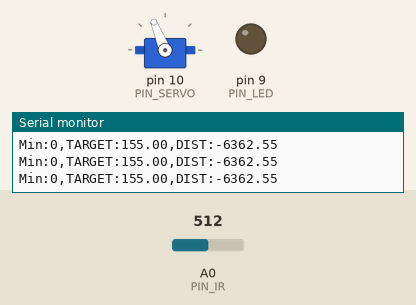
Simulated run of this sketch. Board: Arduino Uno, built with avr-gcc and run on an emulated ATmega328P. Parts: servo, output pins drawn as LEDs (lit = HIGH), the last lines printed to the serial monitor. The test bench sets the inputs (shaded band); at power-on: A0 (PIN_IR) = 512.

Above: at 1.2 s.
1.3 s: A0 (PIN_IR) set to 144
2.8 s: A0 (PIN_IR) set to 121
At 3.9 s:
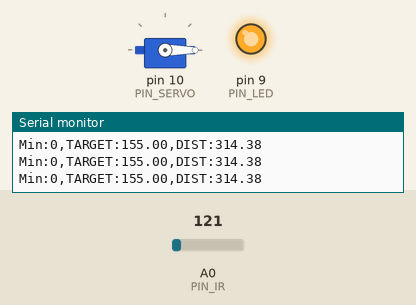
5.0 s: A0 (PIN_IR) set to 165
At 5.15 s:
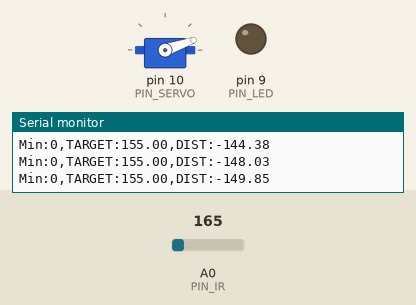
7.1 s: A0 (PIN_IR) set to 122
At 7.27 s:
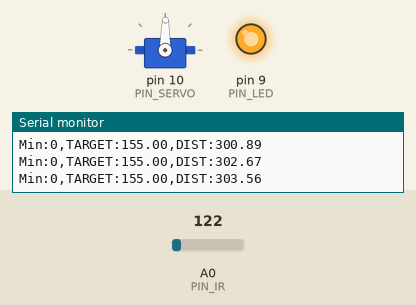
Timing chart, 0 to 10.1 s (numbered marks = the images above; inputs shaded):
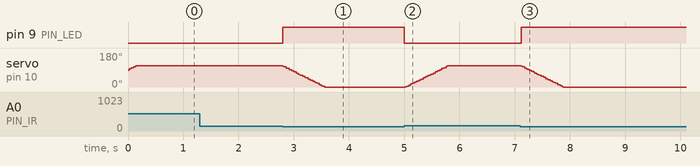

Measured:
- the behaviour switches between 137 and 136 on A0 (PIN_IR) (found by bisection; images 0 and 1)
- after the input at 2.8 s, pin 9 (PIN_LED): LOW → HIGH at once; servo on pin 10 (PIN_SERVO): moves from 112° to 0° over 0.76 s, starting at once
- after the input at 5.0 s, pin 9 (PIN_LED): HIGH → LOW at once; servo on pin 10 (PIN_SERVO): moves from 0° to 112° over 0.76 s, starting at once
- after the input at 7.1 s, pin 9 (PIN_LED): LOW → HIGH at once; servo on pin 10 (PIN_SERVO): moves from 112° to 0° over 0.76 s, starting at once

The sketch:

22_servo_range_adj.ino
```cpp
#include <Servo.h>

// Arduino pin assignment
#define PIN_LED 9
#define PIN_SERVO 10
#define PIN_IR A0
#define PIN_VAR A3

// Event interval parameters
#define _INTERVAL_DIST    20 // distance sensor interval (unit: ms)
#define _INTERVAL_SERVO   20 // servo interval (unit: ms)
#define _INTERVAL_SERIAL  20 // serial interval (unit: ms)

// EMA filter configuration for the IR distance sensor
#define _EMA_ALPHA 0.5      // EMA weight (range: 0 to 1)
                          // Setting _EMA_ALPHA to 0 effectively disables EMA filter.

// Servo adjustment
#define _DUTY_MAX 1700  // Servo angle: D degree
#define _DUTY_NEU 1500  // Servo angle: 0 degree
#define _DUTY_MIN 500   // Servo angle: E degree
#define _SERVO_ANGLE_DIFF 200 // Replace with |D - E| degree
#define _SERVO_SPEED 1000 // servo speed limit (unit: degree/second)

#define _BANGBANG_RANGE 30

// global variables
float dist_filtered, dist_ema, dist_target; // unit: mm

Servo myservo;

int duty_change_per_interval; // maximum duty difference per interval
int duty_target;    // Target duty
int duty_curr;      // Current duty

unsigned long last_sampling_time_dist;   // unit: msec
unsigned long last_sampling_time_servo;  // unit: msec
unsigned long last_sampling_time_serial; // unit: msec

bool event_dist, event_servo, event_serial; // event triggered?

void setup() {
  // initialize GPIO pins
  pinMode(PIN_LED,OUTPUT);
  myservo.attach(PIN_SERVO);
  duty_target = duty_curr = _DUTY_NEU;

  // convert angular speed into duty change per interval.
  duty_change_per_interval =
    (_DUTY_MAX - _DUTY_MIN) * (_SERVO_SPEED / (float) _SERVO_ANGLE_DIFF) * (_INTERVAL_SERVO / 1000.0);

  // initialize serial port
  Serial.begin(1000000);

  // Set a target distance
  dist_target = 155; // 15.5 cm, the center of the rail
}

void loop() {
  unsigned long time_curr = millis();

  // wait until next event time
  if (time_curr >= (last_sampling_time_dist + _INTERVAL_DIST)) {
        last_sampling_time_dist += _INTERVAL_DIST;
        event_dist = true;
  }
  if (time_curr >= (last_sampling_time_servo + _INTERVAL_SERVO)) {
        last_sampling_time_servo += _INTERVAL_SERVO;
        event_servo = true;
  }
  if (time_curr >= (last_sampling_time_serial + _INTERVAL_SERIAL)) {
        last_sampling_time_serial += _INTERVAL_SERIAL;
        event_serial = true;
  }

  if(event_dist) {
    event_dist = false;

    // get a distance reading from the distance sensor
    dist_filtered = volt_to_distance(ir_sensor_filtered(5, 0.5)); // Replace n with your desired value
    dist_ema = _EMA_ALPHA * dist_ema + (1.0 - _EMA_ALPHA) * dist_filtered;

    // bang bang control
    if(dist_ema<dist_target) { // Replace 1 with a proper test expression using dist_target and dist_ema.
      duty_target += _BANGBANG_RANGE; // Complete this line using _BANGBANG_RANGE.
      digitalWrite(PIN_LED, 0);
    }
    else {
      duty_target -= _BANGBANG_RANGE; // Complete this line using _BANGBANG_RANGE.
      digitalWrite(PIN_LED, 1);
    }
  }duty_target=min(max(duty_target,_DUTY_MIN),_DUTY_MAX);

  if(event_servo) {
    event_servo = false;

    // adjust duty_curr toward duty_target by duty_change_per_interval
    if (duty_target > duty_curr) {
      duty_curr += duty_change_per_interval;
      if (duty_curr > duty_target)
          duty_curr = duty_target;
    } else {
      duty_curr -= duty_change_per_interval;
      if (duty_curr < duty_target)
        duty_curr = duty_target;
    }
    // update servo position
    if(duty_curr > _DUTY_MAX) duty_curr = _DUTY_MAX; // for servo arm protection
    if(duty_curr < _DUTY_MIN) duty_curr = _DUTY_MIN;
    myservo.writeMicroseconds(duty_curr);
  }

  if(event_serial) {
    event_serial = false;
// output the read value to the serial port
    Serial.print("Min:0,TARGET:"); Serial.print(dist_target);
    Serial.print(",DIST:");
    Serial.println(dist_ema);
  }
}

float volt_to_distance(int x)
{
  return 1306-(6.6 * x + 0.0122*x*x)-8.13E-06*x*x*x; // Replace this with the equation obtained from nonlinear regression analysis
}
unsigned int ir_sensor_filtered(unsigned int n, float position)
{
  // Eliminate spiky noise of an IR distance sensor by repeating measurement and taking a middle value
  // n: number of measurement repetition
  // position: the percentile of the sample to be taken (0.0 <= position <= 1.0)

  // The output of Sharp infrared sensor includes lots of spiky noise.
  // To eliminate such a spike, ir_sensor_filtered() performs the following two steps:
  // Step 1. Repeat measurement n times and collect n * position smallest samples, where 0 <= postion <= 1.
  // Step 2. Return the largest sample among the collected ones.

  unsigned int *ir_val, tmp, ret_idx, ret_val;
  unsigned int start_time;

  ret_idx = (unsigned int) ceil(n * position);

  // Step 1. Repeat measurement n times and collect n * position smallest samples.
  // Note: simple implementation requires an array of n elements to store n samples.
  // Instead, we can save memory by allocating an array of (n * position + 1) elements.

  ir_val = (unsigned int*) malloc(sizeof(unsigned int) * (ret_idx + 2));
  ir_val[0] = analogRead(PIN_IR);

  for (int i = 1; i < n; i++) {
    int j;
    if(i < ret_idx + 1) {
      ir_val[i] = analogRead(PIN_IR);
      j = i - 1;
    }
    else {
      ir_val[ret_idx + 1] = analogRead(PIN_IR);
      j = ret_idx;
    }

    for( ; j >= 0; j--) {
      if(ir_val[j] > ir_val[j+1]) {
        tmp = ir_val[j];
        ir_val[j] = ir_val[j+1];
        ir_val[j+1] = tmp;
      }
    }
  }

  // Step 2. Return the largest sample among the collected ones.
  if(position > 0.0) ret_val = ir_val[ret_idx];
  else ret_val = ir_val[0];

  free(ir_val);

  return ret_val;
}
```
